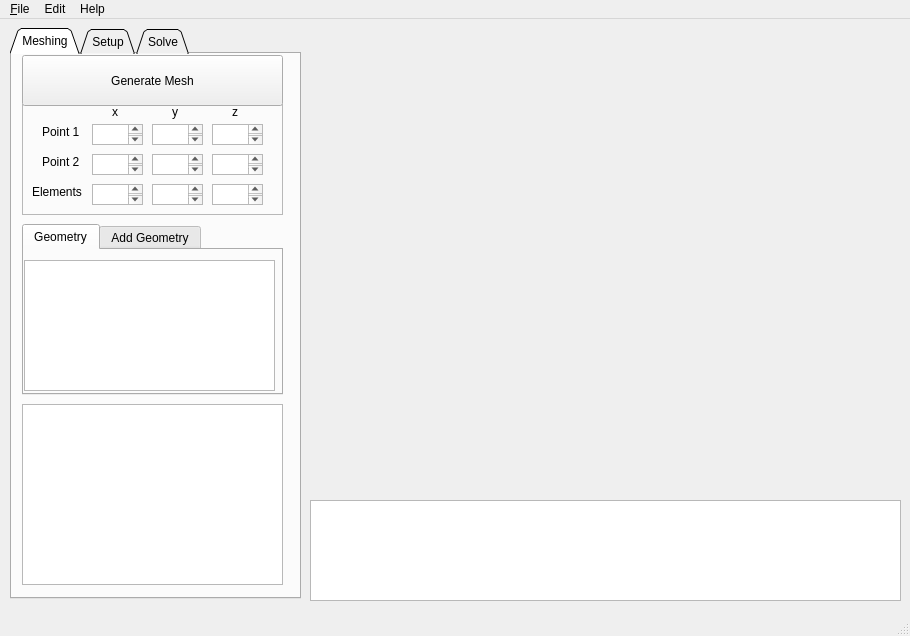
<?xml version="1.0" encoding="UTF-8"?>
<ui version="4.0">
 <class>MainWindow</class>
 <widget class="QMainWindow" name="MainWindow">
  <property name="geometry">
   <rect>
    <x>0</x>
    <y>0</y>
    <width>910</width>
    <height>636</height>
   </rect>
  </property>
  <property name="minimumSize">
   <size>
    <width>800</width>
    <height>600</height>
   </size>
  </property>
  <property name="maximumSize">
   <size>
    <width>2580</width>
    <height>2300</height>
   </size>
  </property>
  <property name="windowTitle">
   <string>foamAutoGUI</string>
  </property>
  <widget class="QWidget" name="centralwidget">
   <widget class="QTabWidget" name="tabWidget_2">
    <property name="geometry">
     <rect>
      <x>10</x>
      <y>9</y>
      <width>291</width>
      <height>571</height>
     </rect>
    </property>
    <property name="tabShape">
     <enum>QTabWidget::Triangular</enum>
    </property>
    <property name="currentIndex">
     <number>0</number>
    </property>
    <property name="elideMode">
     <enum>Qt::ElideLeft</enum>
    </property>
    <widget class="QWidget" name="tab_3">
     <attribute name="title">
      <string>Meshing</string>
     </attribute>
     <widget class="QTabWidget" name="tabWidget">
      <property name="geometry">
       <rect>
        <x>10</x>
        <y>170</y>
        <width>261</width>
        <height>171</height>
       </rect>
      </property>
      <property name="currentIndex">
       <number>0</number>
      </property>
      <widget class="QWidget" name="tab">
       <attribute name="title">
        <string>Geometry</string>
       </attribute>
       <widget class="QListWidget" name="geometryList">
        <property name="geometry">
         <rect>
          <x>0</x>
          <y>10</y>
          <width>251</width>
          <height>131</height>
         </rect>
        </property>
       </widget>
      </widget>
      <widget class="QWidget" name="tab_2">
       <attribute name="title">
        <string>Add Geometry</string>
       </attribute>
       <widget class="QPushButton" name="addSTL">
        <property name="geometry">
         <rect>
          <x>20</x>
          <y>0</y>
          <width>71</width>
          <height>41</height>
         </rect>
        </property>
        <property name="text">
         <string>STL</string>
        </property>
       </widget>
       <widget class="QPushButton" name="addSphere">
        <property name="geometry">
         <rect>
          <x>90</x>
          <y>0</y>
          <width>71</width>
          <height>41</height>
         </rect>
        </property>
        <property name="text">
         <string>Sphere</string>
        </property>
       </widget>
       <widget class="QPushButton" name="addBox">
        <property name="geometry">
         <rect>
          <x>160</x>
          <y>0</y>
          <width>71</width>
          <height>41</height>
         </rect>
        </property>
        <property name="text">
         <string>Box</string>
        </property>
       </widget>
      </widget>
     </widget>
     <widget class="QFrame" name="frame">
      <property name="geometry">
       <rect>
        <x>10</x>
        <y>50</y>
        <width>261</width>
        <height>111</height>
       </rect>
      </property>
      <property name="frameShape">
       <enum>QFrame::StyledPanel</enum>
      </property>
      <property name="frameShadow">
       <enum>QFrame::Raised</enum>
      </property>
      <widget class="QLabel" name="label">
       <property name="geometry">
        <rect>
         <x>20</x>
         <y>20</y>
         <width>60</width>
         <height>16</height>
        </rect>
       </property>
       <property name="text">
        <string>Point 1</string>
       </property>
      </widget>
      <widget class="QLabel" name="label_2">
       <property name="geometry">
        <rect>
         <x>20</x>
         <y>50</y>
         <width>60</width>
         <height>16</height>
        </rect>
       </property>
       <property name="text">
        <string>Point 2</string>
       </property>
      </widget>
      <widget class="QLabel" name="label_3">
       <property name="geometry">
        <rect>
         <x>10</x>
         <y>80</y>
         <width>60</width>
         <height>16</height>
        </rect>
       </property>
       <property name="text">
        <string>Elements</string>
       </property>
      </widget>
      <widget class="QTextEdit" name="pz2">
       <property name="geometry">
        <rect>
         <x>190</x>
         <y>50</y>
         <width>51</width>
         <height>21</height>
        </rect>
       </property>
      </widget>
      <widget class="QTextEdit" name="nx">
       <property name="geometry">
        <rect>
         <x>70</x>
         <y>80</y>
         <width>51</width>
         <height>21</height>
        </rect>
       </property>
      </widget>
      <widget class="QTextEdit" name="py1">
       <property name="geometry">
        <rect>
         <x>130</x>
         <y>20</y>
         <width>51</width>
         <height>21</height>
        </rect>
       </property>
      </widget>
      <widget class="QTextEdit" name="py2">
       <property name="geometry">
        <rect>
         <x>130</x>
         <y>50</y>
         <width>51</width>
         <height>21</height>
        </rect>
       </property>
      </widget>
      <widget class="QTextEdit" name="nz">
       <property name="geometry">
        <rect>
         <x>190</x>
         <y>80</y>
         <width>51</width>
         <height>21</height>
        </rect>
       </property>
      </widget>
      <widget class="QTextEdit" name="px1">
       <property name="geometry">
        <rect>
         <x>70</x>
         <y>20</y>
         <width>51</width>
         <height>21</height>
        </rect>
       </property>
      </widget>
      <widget class="QTextEdit" name="ny">
       <property name="geometry">
        <rect>
         <x>130</x>
         <y>80</y>
         <width>51</width>
         <height>21</height>
        </rect>
       </property>
      </widget>
      <widget class="QTextEdit" name="pz1">
       <property name="geometry">
        <rect>
         <x>190</x>
         <y>20</y>
         <width>51</width>
         <height>21</height>
        </rect>
       </property>
      </widget>
      <widget class="QTextEdit" name="px2">
       <property name="geometry">
        <rect>
         <x>70</x>
         <y>50</y>
         <width>51</width>
         <height>21</height>
        </rect>
       </property>
      </widget>
      <widget class="QLabel" name="label_4">
       <property name="geometry">
        <rect>
         <x>90</x>
         <y>0</y>
         <width>21</width>
         <height>16</height>
        </rect>
       </property>
       <property name="text">
        <string>x</string>
       </property>
      </widget>
      <widget class="QLabel" name="label_5">
       <property name="geometry">
        <rect>
         <x>150</x>
         <y>0</y>
         <width>21</width>
         <height>16</height>
        </rect>
       </property>
       <property name="text">
        <string>y</string>
       </property>
      </widget>
      <widget class="QLabel" name="label_6">
       <property name="geometry">
        <rect>
         <x>210</x>
         <y>0</y>
         <width>21</width>
         <height>16</height>
        </rect>
       </property>
       <property name="text">
        <string>z</string>
       </property>
      </widget>
     </widget>
     <widget class="QListWidget" name="properties">
      <property name="geometry">
       <rect>
        <x>10</x>
        <y>350</y>
        <width>261</width>
        <height>181</height>
       </rect>
      </property>
     </widget>
     <widget class="QPushButton" name="meshGen">
      <property name="geometry">
       <rect>
        <x>10</x>
        <y>1</y>
        <width>261</width>
        <height>51</height>
       </rect>
      </property>
      <property name="text">
       <string>Generate Mesh</string>
      </property>
     </widget>
    </widget>
    <widget class="QWidget" name="tab_4">
     <attribute name="title">
      <string>Setup</string>
     </attribute>
     <widget class="QTreeView" name="treeView">
      <property name="geometry">
       <rect>
        <x>0</x>
        <y>0</y>
        <width>281</width>
        <height>541</height>
       </rect>
      </property>
     </widget>
    </widget>
    <widget class="QWidget" name="tab_5">
     <attribute name="title">
      <string>Solve</string>
     </attribute>
    </widget>
   </widget>
   <widget class="QTextBrowser" name="textBrowser">
    <property name="geometry">
     <rect>
      <x>310</x>
      <y>481</y>
      <width>591</width>
      <height>101</height>
     </rect>
    </property>
   </widget>
   <widget class="QWidget" name="widget" native="true">
    <property name="geometry">
     <rect>
      <x>310</x>
      <y>20</y>
      <width>591</width>
      <height>451</height>
     </rect>
    </property>
   </widget>
  </widget>
  <widget class="QMenuBar" name="menubar">
   <property name="geometry">
    <rect>
     <x>0</x>
     <y>0</y>
     <width>910</width>
     <height>22</height>
    </rect>
   </property>
   <widget class="QMenu" name="menu_File">
    <property name="title">
     <string>&amp;File</string>
    </property>
    <addaction name="actionCreate_Project"/>
    <addaction name="actionOpen_Project"/>
    <addaction name="actionLoad_Mesh"/>
    <addaction name="separator"/>
    <addaction name="actionExit_2"/>
   </widget>
   <widget class="QMenu" name="menuEdit">
    <property name="title">
     <string>Edit</string>
    </property>
    <addaction name="actionUndo"/>
    <addaction name="actionRedo"/>
    <addaction name="actionFind"/>
   </widget>
   <widget class="QMenu" name="menuHelp">
    <property name="title">
     <string>Help</string>
    </property>
    <addaction name="actionAbout"/>
    <addaction name="actionHelp"/>
   </widget>
   <addaction name="menu_File"/>
   <addaction name="menuEdit"/>
   <addaction name="menuHelp"/>
  </widget>
  <widget class="QStatusBar" name="statusbar"/>
  <action name="actionCreate_Project">
   <property name="text">
    <string>Create Project</string>
   </property>
  </action>
  <action name="actionOpen_Project">
   <property name="text">
    <string>Open Project</string>
   </property>
  </action>
  <action name="actionLoad_Mesh">
   <property name="text">
    <string>Load Mesh</string>
   </property>
  </action>
  <action name="actionExit">
   <property name="text">
    <string>Exit</string>
   </property>
  </action>
  <action name="actionExit_2">
   <property name="text">
    <string>Exit</string>
   </property>
  </action>
  <action name="actionUndo">
   <property name="text">
    <string>Undo</string>
   </property>
  </action>
  <action name="actionRedo">
   <property name="text">
    <string>Redo</string>
   </property>
  </action>
  <action name="actionFind">
   <property name="text">
    <string>Find</string>
   </property>
  </action>
  <action name="actionAbout">
   <property name="text">
    <string>About</string>
   </property>
  </action>
  <action name="actionHelp">
   <property name="text">
    <string>Help</string>
   </property>
  </action>
 </widget>
 <resources/>
 <connections/>
</ui>
